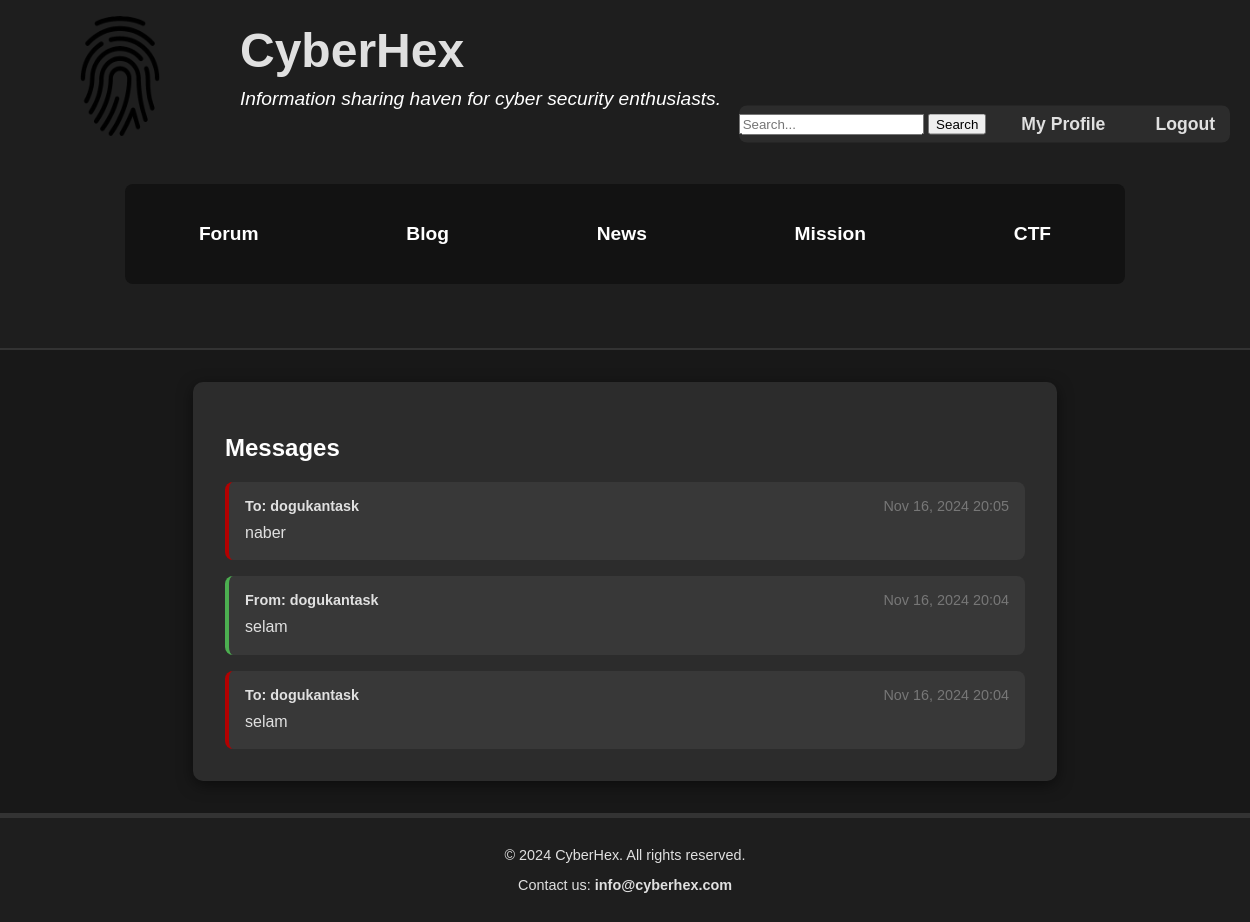
/messages/ (signed in), run on an earlier commit of the app's database.
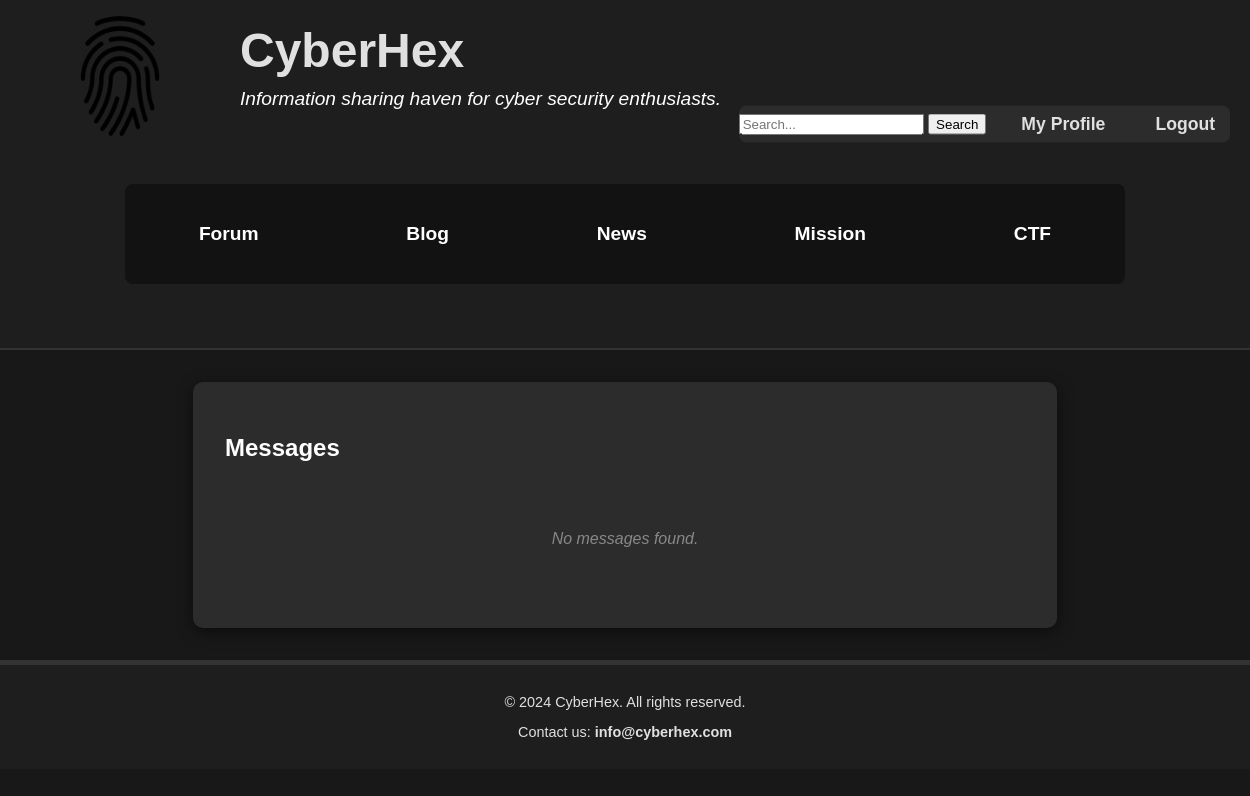
And on a later commit of the database.
### private_messages/models.py (models this page shows, shortened)
class Message(models.Model):
    sender = models.ForeignKey(User, related_name="sent_messages", on_delete=models.CASCADE)
    receiver = models.ForeignKey(User, related_name="received_messages", on_delete=models.CASCADE)
    content = models.TextField()
    timestamp = models.DateTimeField(auto_now_add=True)
    read = models.BooleanField(default=False)

### user_accounts/models.py (models this page shows, shortened)
class User(AbstractUser):
    bio = models.TextField(blank=True)
    birth_date = models.DateField(null=True, blank=True)
    post_count = models.PositiveIntegerField(default=0)
    like_count = models.PositiveIntegerField(default=0)
    comment_count = models.PositiveIntegerField(default=0)
    level = models.CharField(max_length=50, blank=True)

### private_messages/views.py (the view)
# urls.py: path('', views.inbox, name='inbox'),
@login_required(login_url='login')
def inbox(request):
    messages = Message.objects.filter(
        Q(sender=request.user) | Q(receiver=request.user)
    ).order_by('-timestamp')
    return render(request, 'private_messages/inbox.html', {
        'messages': messages,
        'user': request.user
    })

### private_messages/templates/private_messages/inbox.html
{% extends 'layout.html' %}
{% block content %}
<section class="messages-container">
    <div class="messages-card">
        <div class="sent-messages-section">
            <h2>Messages</h2>
        </div>
        {% if messages %}
            <div class="messages-list">
                {% for message in messages %}
                    <div class="message-item {% if message.sender == user %}sent{% else %}received{% endif %}">
                        <div class="message-header">
                            {% if message.sender == user %}
                                <span class="message-to">To: {{ message.receiver.username }}</span>
                            {% else %}
                                <span class="message-from">From: {{ message.sender.username }}</span>
                            {% endif %}
                            <span class="message-time">{{ message.timestamp|date:"M d, Y H:i" }}</span>
                        </div>
                        <div class="message-content">
                            {{ message.content }}
                        </div>
                    </div>
                {% endfor %}
            </div>
        {% else %}
            <div class="no-messages">
                <p>No messages found.</p>
            </div>
        {% endif %}
    </div>
</section>
{% endblock %}

### CyberHex/templates/layout.html (shortened to what this page needs)
{% load static %}
<!DOCTYPE html>
<html lang="en">
  <head>
    <link rel="stylesheet" href="{% static 'css/style.css' %}" />
  </head>
  <body>
    <header>
      <div class="header-container">
        <div class="logo-title-wrapper">
          <img
            src="{% static 'images/logo.png' %}"
            alt="CyberHex Logo"
            class="logo"
          />
          <div class="text-container">
            <a href="{% url 'discussion_forum:forum_index' %}">
              <h1>CyberHex</h1>
            </a>
            <p>Information sharing haven for cyber security enthusiasts.</p>
          </div>
        </div>
        <nav class="auth-menu">
          <ul>
            <form id="form" role="search">
              <input
                type="search"
                id="query"
                name="q"
                placeholder="Search..."
                aria-label="Search through site content"
              />
              <button>Search</button>
            </form>
            {% if user.is_authenticated %}
            <li>
              <a href="{% url 'user_accounts:profile' user.username %}"
                >My Profile</a
              >
            </li>
            <li>
              <a href="{% url 'user_accounts:logout' %}">Logout</a>
            </li>
            {% else %}
            <li><a href="/accounts/login">Login</a></li>
            <li><a href="/accounts/register">Register</a></li>
            {% endif %}
          </ul>
        </nav>
      </div>
      <nav class="navbar">
        <ul>
          <li><a href="{% url 'discussion_forum:forum_index' %}">Forum</a></li>
          <li><a href="#">Blog</a></li>
          <li><a href="#">News</a></li>
          <li><a href="#">Mission</a></li>
          <li><a href="#">CTF</a></li>
        </ul>
      </nav>
    </header>
    {% block content %} {% endblock %}
    <footer>
      <div class="footer-container">
        <p>&copy; 2024 CyberHex. All rights reserved.</p>
        <p>
          Contact us: <a href="mailto:info@cyberhex.com">info@cyberhex.com</a>
        </p>
      </div>
    </footer>
  </body>
</html>

### static/css/style.css (style rules this page uses)
body { font-family: "Arial", sans-serif; background-color: #181818; color: #e0e0e0; margin: 0; padding: 0; display: grid; grid-template-rows: auto 1fr auto; grid-template-areas: "header" "main" "footer"; }
header { grid-area: header; background-color: #1e1e1e; color: #ffffff; padding: 1em 0; text-align: center; border-bottom: 2px solid #333; position: relative; }
.header-container { display: flex; align-items: center; justify-content: flex-start; text-align: left; width: 100%; position: relative; padding: 0 20px; }
header a { color: #e0e0e0; text-decoration: none; }
header h1 { font-size: 3em; margin: 0; display: inline-block; }
header p { font-size: 1.2em; margin-top: 0.5em; font-style: italic; }
.logo { height: 120px; width: 200px; margin-right: 20px; mix-blend-mode: multiply; }
.logo-title-wrapper { display: flex; align-items: center; flex-grow: 1; }
nav { margin: 3em auto; width: 80%; background-color: #2c2c2c; border-radius: 8px; padding: 1.5em; }
nav ul { list-style-type: none; padding: 0; margin: 0; }
nav li { margin: 1.5em 0; }
nav a { text-decoration: none; color: #e0e0e0; font-weight: bold; font-size: 1.2em; display: block; padding: 10px; border-radius: 5px; transition: background-color 0.3s ease; }
footer { grid-area: footer; background-color: #1e1e1e; color: #e0e0e0; text-align: center; padding: 1em 0; border-top: 5px solid #333; font-size: 0.9em; width: 100%; margin-top: auto; }
footer a { color: #e0e0e0; text-decoration: none; font-weight: bold; }
.text-container { flex-shrink: 0; }
.auth-menu { width: max-content; position: absolute; right: 60px; top: 50%; transform: translateY(-50%); padding: 0; min-width: 100px; }
.auth-menu ul { list-style: none; margin: 0; padding: 0; display: flex; gap: 20px; justify-content: flex-end; align-items: center; }
.auth-menu li { margin: 0; white-space: nowrap; }
.auth-menu a { text-decoration: none; color: #e0e0e0; font-weight: bold; font-size: 1.1em; transition: color 0.3s ease; padding: 8px 15px; }
.messages-container { display: flex; justify-content: center; padding: 2em; background-color: #181818; }
.messages-card { background-color: #2c2c2c; color: #fff; padding: 2em; border-radius: 10px; width: 80%; max-width: 800px; box-shadow: 0 4px 15px rgba(0, 0, 0, 0.5); }
.no-messages { text-align: center; padding: 2em; color: #888; font-style: italic; }
.navbar { background-color: #121212; padding: 0.1px; position: sticky; top: 0; z-index: 1000; }
.navbar ul { list-style-type: none; margin: 0; padding: 0; display: flex; justify-content: space-around; }
.navbar li { padding: 5px 20px; }
.navbar a { text-decoration: none; color: #ffffff; }

What changed in the data, as far as the page shows it:
removed Message: receiver.username "dogukantask", timestamp "Nov 16, 2024 20:05", content "naber"
removed Message: sender.username "dogukantask", timestamp "Nov 16, 2024 20:04", content "selam"
removed Message: receiver.username "dogukantask", timestamp "Nov 16, 2024 20:04", content "selam"
Also different on the page:
text now shown: "No messages found."
